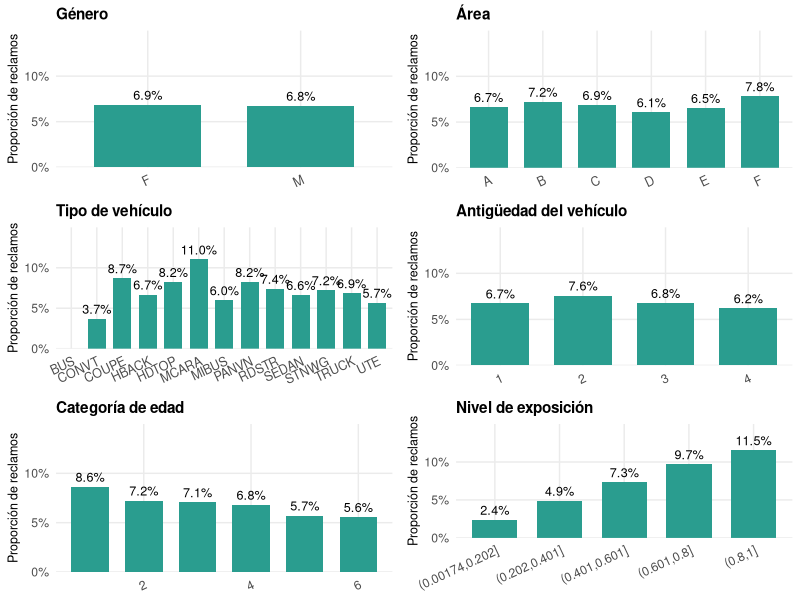
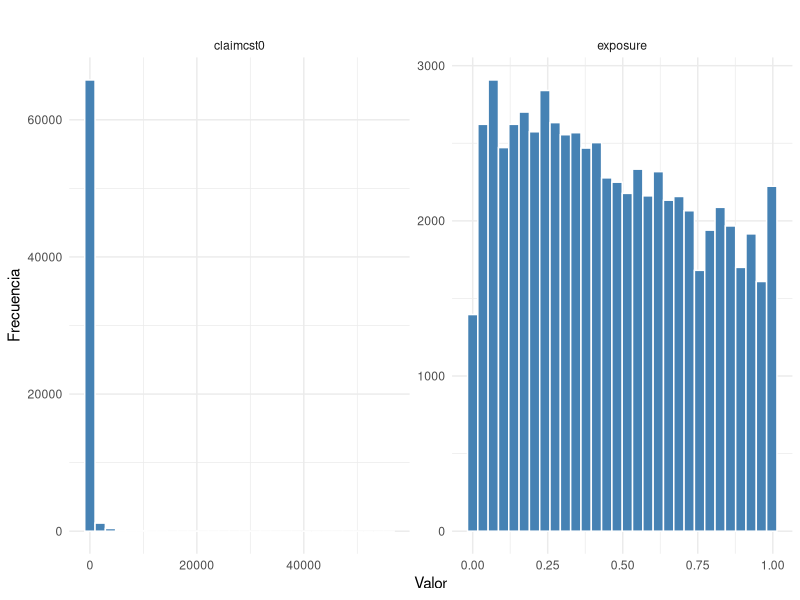
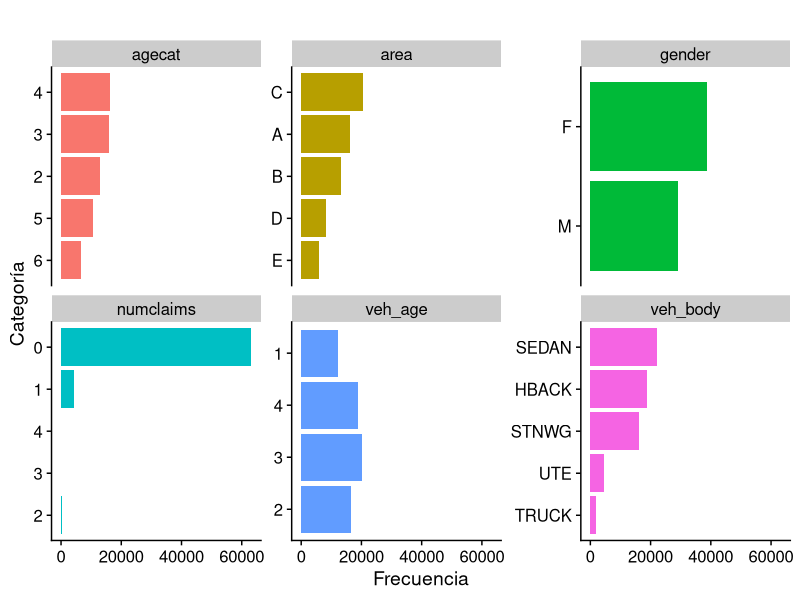
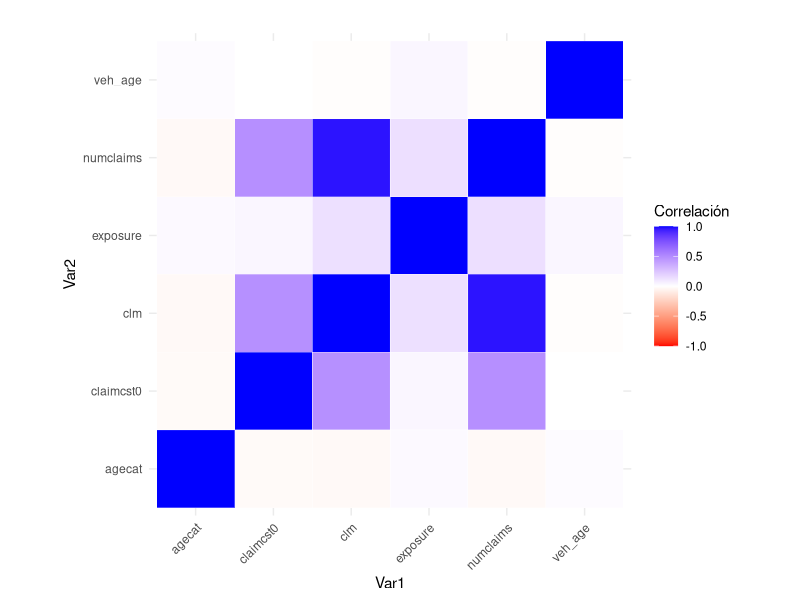
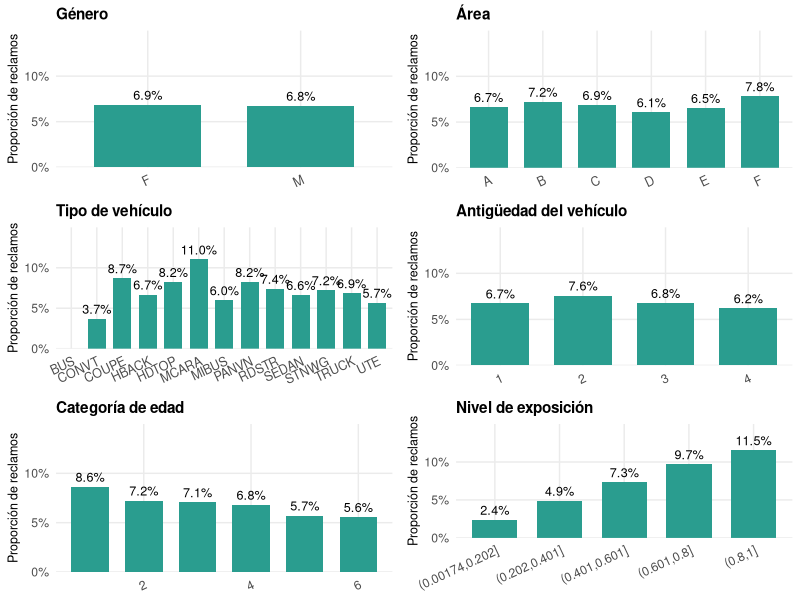

The R source for these figures, in order:
## ---- chunk 1
library(skimr)
library(ggplot2)
library(dplyr)
library(tidyr)
library(purrr)
library(scales)
library(tibble)  # <- importante para rownames_to_column
library(cowplot)
  
  theme_set(theme_cowplot())
## ---- chunk 2
# Cargar datos eliminando la primera columna (_c0)
df <- read.csv("car.csv", sep = ",")
df <- df[ , -1]  # Eliminar la primera columna si es un índice automático (_c0)

# Mostrar las primeras filas
head(df)

## ---- chunk 3


# Supongamos que tu base de datos se llama 'df'
# Primero filtramos solo las columnas numéricas y usamos skim()

estadisticas_basicas <- df %>%
  select(where(is.numeric)) %>%
  skim()

# Mostrar solo las estadísticas relevantes si deseas un resumen más simple:
resumen_simple <- df %>%
  select(where(is.numeric)) %>%
  summarise(across(everything(),
                   list(
                     media = ~mean(., na.rm = TRUE),
                     mediana = ~median(., na.rm = TRUE),
                     min = ~min(., na.rm = TRUE),
                     max = ~max(., na.rm = TRUE),
                     sd = ~sd(., na.rm = TRUE),
                     n = ~sum(!is.na(.))
                   ),
                   .names = "{.col}_{.fn}"))

# Mostrar resultados
print(estadisticas_basicas) 

## ---- chunk 4
library(ggplot2)
library(dplyr)
library(tidyr)

# Seleccionar columna numérica
df_numericas <- df %>% select(exposure,claimcst0)

# Convertir a formato largo
df_largo <- df_numericas %>%
  pivot_longer(cols = everything(), names_to = "Variable", values_to = "Valor")

# Crear gráfico y guardarlo en un objeto
p <- ggplot(df_largo, aes(x = Valor)) +
  geom_histogram(bins = 30, fill = "steelblue", color = "white") +
  facet_wrap(~ Variable, scales = "free") +
  theme_minimal() +
  labs(title = "", x = "Valor", y = "Frecuencia")

# Guardar como imagen JPG
ggsave("histograma_exposure.jpg", plot = p, width = 12, height = 4, dpi = 300)

## ---- chunk 5

# Lista de variables categóricas
variables_categoricas <- c("agecat", "veh_age", "numclaims", "veh_body", "gender", "area")

# Crear Top 5
top_5_categorias <- lapply(variables_categoricas, function(var) {
  df %>%
    count(!!sym(var)) %>%
    arrange(desc(n)) %>%
    slice_head(n = 5) %>%
    mutate(variable = var,
           categoria = as.character(!!sym(var))) %>%
    select(variable, categoria, n)
}) %>%
  bind_rows()

# Ordenar para visualización
top_5_categorias <- top_5_categorias %>%
  group_by(variable) %>%
  mutate(categoria = factor(categoria, levels = rev(unique(categoria)))) %>%
  ungroup()

# Crear gráfico y asignarlo a un objeto
grafico_top5 <- ggplot(top_5_categorias, aes(x = categoria, y = n, fill = variable)) +
  geom_col(show.legend = FALSE) +
  coord_flip() +
  facet_wrap(~ variable, scales = "free_y") +
  labs(title = "",
       x = "Categoría",
       y = "Frecuencia") +
  theme_cowplot()

# Guardar como JPG
ggsave("top_5_categorias.jpg", plot = grafico_top5, width = 12, height = 6, dpi = 300)

## ---- chunk 6
# Paso 1: seleccionar solo variables numéricas
df_numericas <- df %>% select(where(is.numeric))

# Paso 2: calcular la matriz de correlación
matriz_cor <- cor(df_numericas, use = "pairwise.complete.obs")

# Paso 3: convertir la matriz en formato largo
df_cor <- as.data.frame(matriz_cor) %>%
  rownames_to_column(var = "Var1") %>%
  pivot_longer(-Var1, names_to = "Var2", values_to = "Correlacion")

# Paso 4: crear gráfico y asignarlo a un objeto
mapa_cor <- ggplot(df_cor, aes(x = Var1, y = Var2, fill = Correlacion)) +
  geom_tile(color = "white") +
  scale_fill_gradient2(low = "red", high = "blue", mid = "white",
                       midpoint = 0, limit = c(-1,1), space = "Lab",
                       name = "Correlación") +
  theme_minimal() +
  theme(axis.text.x = element_text(angle = 45, vjust = 1, hjust = 1)) +
  coord_fixed() +
  labs(title = "")

# Paso 5: guardar el gráfico como imagen .jpg
ggsave("mapa_calor_correlaciones.jpg", plot = mapa_cor, width = 7, height = 6, dpi = 300)

## ---- chunk 7
library(ggplot2)
library(cowplot)
library(scales)
library(dplyr)
library(rlang)

# Discretizar exposure en 5 rangos
df$exposure_cat <- cut(df$exposure, breaks = 5)

# Función mejorada
grafico_clm_solo1 <- function(var, titulo = NULL) {
  df %>%
    count(!!sym(var), clm) %>%
    group_by(!!sym(var)) %>%
    mutate(prop = n / sum(n)) %>%
    filter(clm == 1) %>%
    ggplot(aes_string(x = var, y = "prop")) +
    geom_col(fill = "#2a9d8f", width = 0.7) +
    geom_text(aes(label = scales::percent(prop, accuracy = 0.1)), 
              vjust = -0.5, size = 3.2, color = "black") +
    scale_y_continuous(labels = percent_format(accuracy = 1), limits = c(0, 0.15), expand = c(0, 0)) +
    labs(
      x = NULL,
      y = "Proporción de reclamos",
      title = titulo
    ) +
    theme_minimal(base_size = 11) +
    theme(
      axis.text.x = element_text(angle = 25, hjust = 1, size = 9),
      axis.title.y = element_text(size = 9),
      plot.title = element_text(size = 11, face = "bold"),
      panel.grid.minor = element_blank()
    )
}

# Crear los 6 gráficos
p1 <- grafico_clm_solo1("gender", "Género")
p2 <- grafico_clm_solo1("area", "Área")
p3 <- grafico_clm_solo1("veh_body", "Tipo de vehículo")
p4 <- grafico_clm_solo1("veh_age", "Antigüedad del vehículo")
p5 <- grafico_clm_solo1("agecat", "Categoría de edad")
p6 <- grafico_clm_solo1("exposure_cat", "Nivel de exposición")

# Organizar en 3 filas de 2
fila1 <- plot_grid(p1, p2, ncol = 2)
fila2 <- plot_grid(p3, p4, ncol = 2)
fila3 <- plot_grid(p5, p6, ncol = 2)

grafico_final <- plot_grid(fila1, fila2, fila3, ncol = 1, rel_heights = c(1, 1, 1.05))

# Mostrar
print(grafico_final)

## ---- chunk 8
# Guardar como archivo JPG
ggsave("grafico_reclamos_por_variable.jpg",
       plot = grafico_final,
       width = 12,       # ancho en pulgadas
       height = 10,      # alto en pulgadas
       dpi = 300,        # alta resolución
       units = "in")     # unidades en pulgadas

